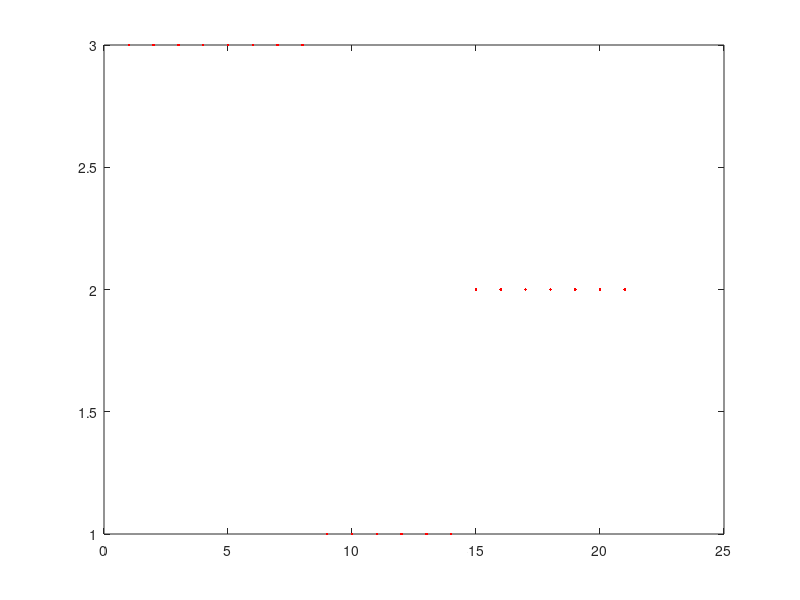
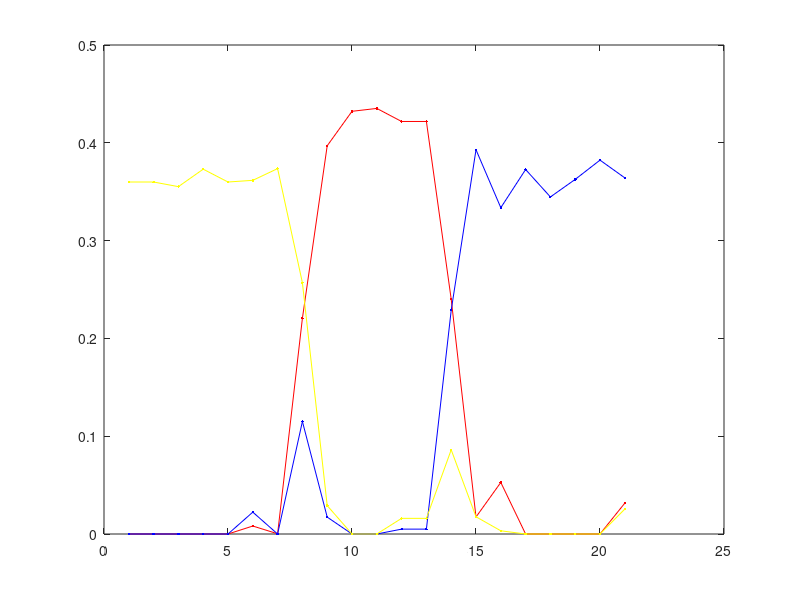
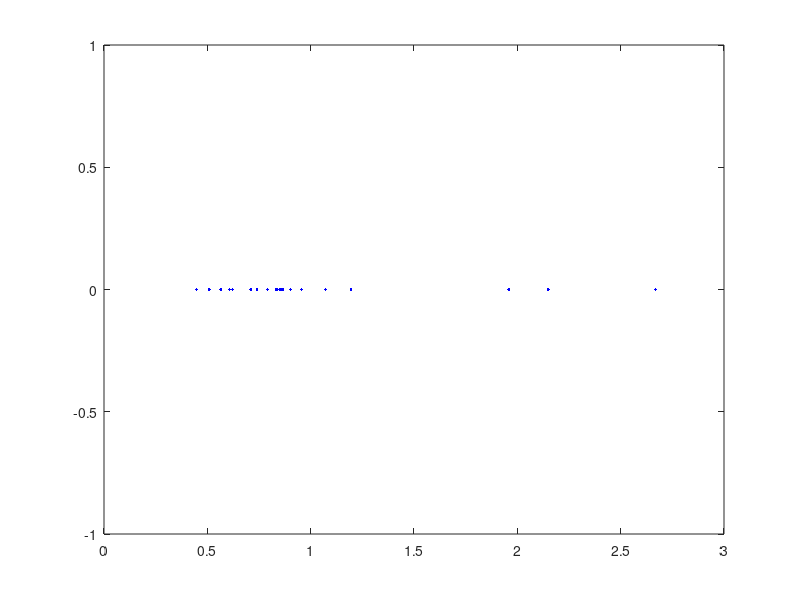

MATLAB code for these plots, in order: (Note: this script raises an error after producing the figures.)
% In the name of God
clear all
clc
n=21;
m=3;
A=zeros(n);
f=[0,10,20];
p=0.7;
q=0.1;
%for k=2:length(f);
 %   for i=f(k-1)+1:f(k)
  %    for j=i+1:f(k)
   %        x=rand(1);
    %       if x<p
     %         A(i,j)=1;
      %        A(j,i)=1;
       %    end
      % end
   % end
%end
 %for k=2:length(f)
  %  for i=f(k)+1:n
   %     for j=f(k-1)+1:f(k)
    %        y=rand(1);
     %       if y<q          
      %        A(i,j)=1;
       %       A(j,i)=1;
		%	end 
       % end 
   % end 
 %end 
link=load('net.txt');
for i=1:length(link);
    A(link(i,1),link(i,2))=1;
    A(link(i,2),link(i,1))=1;
end
   %A=[0 1 1 0 1 1 0 0 0 0 0 0 0 0 0 0;
    %1 0 1 1 1 0 0 0 0 0 0 0 0 0 0 0;
    %1 1 0 1 1 1 0 0 0 0 0 0 0 0 0 0;
    %0 1 1 0 1 1 0 0 0 0 0 0 0 0 0 0;
    %1 1 1 1 0 1 0 0 0 0 0 0 0 0 0 0;
    %1 0 1 1 1 0 1 0 0 0 0 0 0 0 0 0;
    %0 0 0 0 0 1 0 1 0 0 0 0 0 0 0 0;
    %0 0 0 0 0 0 1 0 1 1 0 1 0 0 0 0;
    %0 0 0 0 0 0 0 1 0 1 1 1 0 0 0 0;
    %0 0 0 0 0 0 0 1 1 0 1 1 0 0 0 0;
    %0 0 0 0 0 0 0 0 1 1 0 1 0 0 0 0;
    %0 0 0 0 0 0 0 1 1 1 1 0 1 0 1 1;
    %0 0 0 0 0 0 0 0 0 0 0 1 0 1 1 1;
    %0 0 0 0 0 0 0 0 0 0 0 0 1 0 1 1;
    %0 0 0 0 0 0 0 0 0 0 0 1 1 1 0 1;
    %0 0 0 0 0 0 0 0 0 0 0 1 1 1 1 0];
%A=[0 1 1 0 0;
 %  1 0 1 0 0;
 %  1 1 0 1 1;
 %  0 0 1 0 1;
 %  0 0 1 1 0];
%deg=sum(A);
D=diag(sum(A));
L=A-D;
%for i=1:n
%   for j=i+1:n
%       if(L(i,j)==1)
%         x1=rand(1);
%         if x1<0.5
%          L(i,j)=0;
%         else
%          L(j,i)=0;
%         end
%       end
%   end
%end
%v=abs(A-(deg'*deg./(sum(deg))));
%for i=1:n
%for j=1:n
%L(i,j)=L(i,j)/(sqrt(L(i,i).*L(j,j)));
% end
%end
v =abs(corrcoef(L));
[hhh,ggg]=eig(v);
for i=1:n
    if i<10
        s(i)=-1;
        else
        s(i)=1;
     end
end
figure(3)
for i=1:n
    e(i)=ggg(i,i);
    plot(real(e),imag(e),'b.')
    hold on
end
DDD=sum(sum(v(:,:)));
M=s*v*s';
M/DDD
%v=abs((L));
%v=L.*L;
W=abs(randn(n,m));
H=abs(randn(m,n));
for t=1:200
wh=W*H;
H1=W'*v;
H2=W'*W*H;
H=H.*H1./H2;
W1=v*H';
W2=W*H*H';
W=W.*W1./W2;
z=(v-wh).^2;
E=sum(sum(z));
%/(sum(sum(v.^2)))*(sum(sum(wh.^2)));
end
for i=1:m
w(:,i)=W(:,i)./(sqrt(sum(W(:,i).^2)));
end
w;
x=zeros(n,2);
for i=1:n
    x(i,1)=i;
    x(i,2)=find(w(i,:)==max(w(i,:)));
end
figure(1)
plot(x(:,1),x(:,2),'r.');
figure(2)
 N=1:1:n;
plot(N,w(:,1),'r.-')
hold on
plot(N,w(:,2),'b.-')
plot(N,w(:,3),'y.-')
%plot(N,w(:,4),'g.-')
for i=1:n
    for j=1:n
        if x(i,2)<x(j,2)
           y=x(i,2);
           x(i,2)=x(j,2);
           x(j,2)=y;
           y1=x(i,1);
           x(i,1)=x(j,1);
           x(j,1)=y1;
           
        end
    end
    x(i,3)=i;
end
x
rrr=0;
 for i=1:n
     for j=1:i
         if A(i,j)==1
         rrr=rrr+1;
         link1(rrr,1)=i;
         link1(rrr,2)=j;
         end
     end
 end
fid=fopen('net.txt','wt');
for i=1:length(link1)
  fprintf(fid,'%d %d \n',link1(i,1),link1(i,2));
end
fclose(fid);
siz=zeros(1,3);
for i=1:n
    for j=1:m
        if x(i,2)==j
           siz(j)=siz(j)+1;
        end
    end
end
M=0;
for l=1:m
   for i=1+(i-1)*siz,siz+(i-1)*(n-siz)
      for j=1+(i-1)*siz,siz+(i-1)*(n-siz)
         M=M+v(x(i,1),x(j,1))
      end 
   end 
end 



